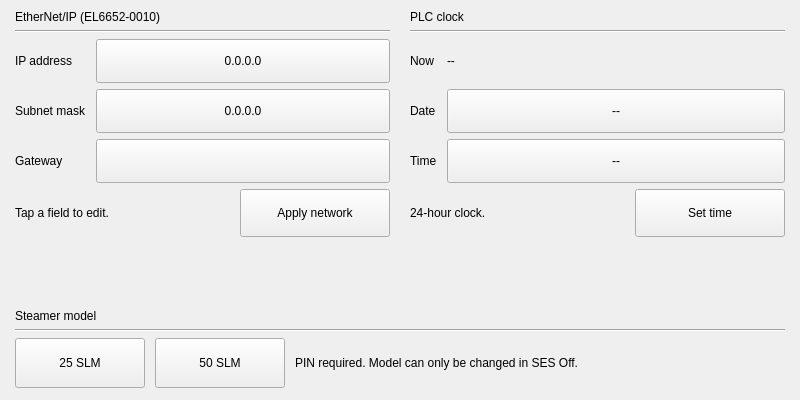
<?xml version="1.0" encoding="UTF-8"?>
<ui version="4.0">
 <class>SystemPage</class>
 <widget class="QWidget" name="SystemPage">
  <property name="geometry">
   <rect>
    <x>0</x>
    <y>0</y>
    <width>800</width>
    <height>400</height>
   </rect>
  </property>
  <property name="windowTitle">
   <string>Form</string>
  </property>
  <layout class="QVBoxLayout" name="SystemPage_V" stretch="1,0">
   <property name="spacing">
    <number>12</number>
   </property>
   <property name="leftMargin">
    <number>15</number>
   </property>
   <property name="topMargin">
    <number>10</number>
   </property>
   <property name="rightMargin">
    <number>15</number>
   </property>
   <property name="bottomMargin">
    <number>12</number>
   </property>
   <item>
    <layout class="QHBoxLayout" name="SystemPage_Top" stretch="1,1">
     <property name="spacing">
      <number>20</number>
     </property>
     <item>
      <layout class="QVBoxLayout" name="SystemPage_Network">
       <property name="spacing">
        <number>6</number>
       </property>
       <item>
        <widget class="QLabel" name="H2_Network">
         <property name="text">
          <string>EtherNet/IP (EL6652-0010)</string>
         </property>
        </widget>
       </item>
       <item>
        <widget class="Line" name="line_network">
         <property name="orientation">
          <enum>Qt::Orientation::Horizontal</enum>
         </property>
        </widget>
       </item>
       <item>
        <layout class="QGridLayout" name="SystemPage_NetworkGrid" columnstretch="0,1">
         <property name="horizontalSpacing">
          <number>10</number>
         </property>
         <property name="verticalSpacing">
          <number>6</number>
         </property>
         <item row="0" column="0">
          <widget class="QLabel" name="lbl_IpAddress">
           <property name="text">
            <string>IP address</string>
           </property>
          </widget>
         </item>
         <item row="0" column="1">
          <widget class="QPushButton" name="btn_IpAddress">
           <property name="minimumSize">
            <size>
             <width>0</width>
             <height>44</height>
            </size>
           </property>
           <property name="text">
            <string>0.0.0.0</string>
           </property>
           <property name="field" stdset="0">
            <bool>true</bool>
           </property>
          </widget>
         </item>
         <item row="1" column="0">
          <widget class="QLabel" name="lbl_SubnetMask">
           <property name="text">
            <string>Subnet mask</string>
           </property>
          </widget>
         </item>
         <item row="1" column="1">
          <widget class="QPushButton" name="btn_SubnetMask">
           <property name="minimumSize">
            <size>
             <width>0</width>
             <height>44</height>
            </size>
           </property>
           <property name="text">
            <string>0.0.0.0</string>
           </property>
           <property name="field" stdset="0">
            <bool>true</bool>
           </property>
          </widget>
         </item>
         <item row="2" column="0">
          <widget class="QLabel" name="lbl_Gateway">
           <property name="text">
            <string>Gateway</string>
           </property>
          </widget>
         </item>
         <item row="2" column="1">
          <widget class="QPushButton" name="btn_Gateway">
           <property name="minimumSize">
            <size>
             <width>0</width>
             <height>44</height>
            </size>
           </property>
           <property name="text">
            <string/>
           </property>
           <property name="field" stdset="0">
            <bool>true</bool>
           </property>
          </widget>
         </item>
        </layout>
       </item>
       <item>
        <layout class="QHBoxLayout" name="SystemPage_NetworkActions" stretch="1,0">
         <property name="spacing">
          <number>10</number>
         </property>
         <item>
          <widget class="QLabel" name="lbl_NetworkStatus">
           <property name="text">
            <string>Tap a field to edit.</string>
           </property>
           <property name="wordWrap">
            <bool>true</bool>
           </property>
           <property name="hint" stdset="0">
            <bool>true</bool>
           </property>
          </widget>
         </item>
         <item>
          <widget class="QPushButton" name="btn_ApplyNetwork">
           <property name="minimumSize">
            <size>
             <width>150</width>
             <height>48</height>
            </size>
           </property>
           <property name="text">
            <string>Apply network</string>
           </property>
           <property name="sys" stdset="0">
            <bool>true</bool>
           </property>
          </widget>
         </item>
        </layout>
       </item>
       <item>
        <spacer name="spacer_network">
         <property name="orientation">
          <enum>Qt::Orientation::Vertical</enum>
         </property>
         <property name="sizeHint" stdset="0">
          <size>
           <width>0</width>
           <height>0</height>
          </size>
         </property>
        </spacer>
       </item>
      </layout>
     </item>
     <item>
      <layout class="QVBoxLayout" name="SystemPage_Time">
       <property name="spacing">
        <number>6</number>
       </property>
       <item>
        <widget class="QLabel" name="H2_SystemTime">
         <property name="text">
          <string>PLC clock</string>
         </property>
        </widget>
       </item>
       <item>
        <widget class="Line" name="line_time">
         <property name="orientation">
          <enum>Qt::Orientation::Horizontal</enum>
         </property>
        </widget>
       </item>
       <item>
        <layout class="QGridLayout" name="SystemPage_TimeGrid" columnstretch="0,1">
         <property name="horizontalSpacing">
          <number>10</number>
         </property>
         <property name="verticalSpacing">
          <number>6</number>
         </property>
         <item row="0" column="0">
          <widget class="QLabel" name="lbl_NowCaption">
           <property name="text">
            <string>Now</string>
           </property>
          </widget>
         </item>
         <item row="0" column="1">
          <widget class="QLabel" name="lbl_CurrentTime">
           <property name="minimumSize">
            <size>
             <width>0</width>
             <height>44</height>
            </size>
           </property>
           <property name="text">
            <string>--</string>
           </property>
          </widget>
         </item>
         <item row="1" column="0">
          <widget class="QLabel" name="lbl_Date">
           <property name="text">
            <string>Date</string>
           </property>
          </widget>
         </item>
         <item row="1" column="1">
          <widget class="QPushButton" name="btn_Date">
           <property name="minimumSize">
            <size>
             <width>0</width>
             <height>44</height>
            </size>
           </property>
           <property name="text">
            <string>--</string>
           </property>
           <property name="field" stdset="0">
            <bool>true</bool>
           </property>
          </widget>
         </item>
         <item row="2" column="0">
          <widget class="QLabel" name="lbl_Time">
           <property name="text">
            <string>Time</string>
           </property>
          </widget>
         </item>
         <item row="2" column="1">
          <widget class="QPushButton" name="btn_Time">
           <property name="minimumSize">
            <size>
             <width>0</width>
             <height>44</height>
            </size>
           </property>
           <property name="text">
            <string>--</string>
           </property>
           <property name="field" stdset="0">
            <bool>true</bool>
           </property>
          </widget>
         </item>
        </layout>
       </item>
       <item>
        <layout class="QHBoxLayout" name="SystemPage_TimeActions" stretch="1,0">
         <property name="spacing">
          <number>10</number>
         </property>
         <item>
          <widget class="QLabel" name="lbl_TimeStatus">
           <property name="text">
            <string>24-hour clock.</string>
           </property>
           <property name="wordWrap">
            <bool>true</bool>
           </property>
           <property name="hint" stdset="0">
            <bool>true</bool>
           </property>
          </widget>
         </item>
         <item>
          <widget class="QPushButton" name="btn_SetTime">
           <property name="minimumSize">
            <size>
             <width>150</width>
             <height>48</height>
            </size>
           </property>
           <property name="text">
            <string>Set time</string>
           </property>
           <property name="sys" stdset="0">
            <bool>true</bool>
           </property>
          </widget>
         </item>
        </layout>
       </item>
       <item>
        <spacer name="spacer_time">
         <property name="orientation">
          <enum>Qt::Orientation::Vertical</enum>
         </property>
         <property name="sizeHint" stdset="0">
          <size>
           <width>0</width>
           <height>0</height>
          </size>
         </property>
        </spacer>
       </item>
      </layout>
     </item>
    </layout>
   </item>
   <item>
    <layout class="QVBoxLayout" name="SystemPage_Model">
     <property name="spacing">
      <number>6</number>
     </property>
     <item>
      <widget class="QLabel" name="H2_Model">
       <property name="text">
        <string>Steamer model</string>
       </property>
      </widget>
     </item>
     <item>
      <widget class="Line" name="line_model">
       <property name="orientation">
        <enum>Qt::Orientation::Horizontal</enum>
       </property>
      </widget>
     </item>
     <item>
      <layout class="QHBoxLayout" name="SystemPage_ModelRow" stretch="0,0,1">
       <property name="spacing">
        <number>10</number>
       </property>
       <item>
        <widget class="QPushButton" name="btn_Model25">
         <property name="minimumSize">
          <size>
           <width>130</width>
           <height>50</height>
          </size>
         </property>
         <property name="text">
          <string>25 SLM</string>
         </property>
         <property name="checkable">
          <bool>true</bool>
         </property>
         <property name="sys" stdset="0">
          <bool>true</bool>
         </property>
        </widget>
       </item>
       <item>
        <widget class="QPushButton" name="btn_Model50">
         <property name="minimumSize">
          <size>
           <width>130</width>
           <height>50</height>
          </size>
         </property>
         <property name="text">
          <string>50 SLM</string>
         </property>
         <property name="checkable">
          <bool>true</bool>
         </property>
         <property name="sys" stdset="0">
          <bool>true</bool>
         </property>
        </widget>
       </item>
       <item>
        <widget class="QLabel" name="lbl_ModelStatus">
         <property name="text">
          <string>PIN required. Model can only be changed in SES Off.</string>
         </property>
         <property name="wordWrap">
          <bool>true</bool>
         </property>
         <property name="hint" stdset="0">
          <bool>true</bool>
         </property>
        </widget>
       </item>
      </layout>
     </item>
    </layout>
   </item>
  </layout>
 </widget>
 <resources/>
 <connections/>
</ui>
